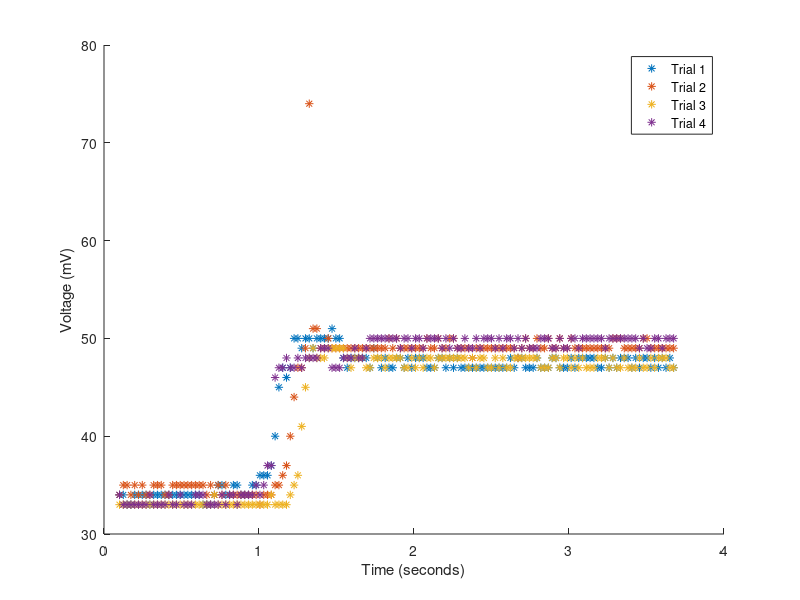

Write MATLAB code to recreate this figure.
clear;

ground1 = importdata('ground1.mat'); ground1 = ground1(3:end-1,2);
ground2 = importdata('ground3.mat'); ground2 = ground2(3:end,2);
ground3 = importdata('ground4.mat'); ground3 = ground3(3:end,2);
ground4 = importdata('ground5.mat'); ground4 = ground4(3:end,2);

% sensor recorded a value every .25 seconds
t = .1*linspace(1, length(ground1)/4, 147);

clf; hold on;
plot(t, ground1, "*");
plot(t, ground2, "*");
plot(t, ground3, "*");
plot(t, ground4, "*");

ylabel('Voltage (mV)');
xlabel('Time (seconds)');
legend('Trial 1', 'Trial 2', 'Trial 3', 'Trial 4');